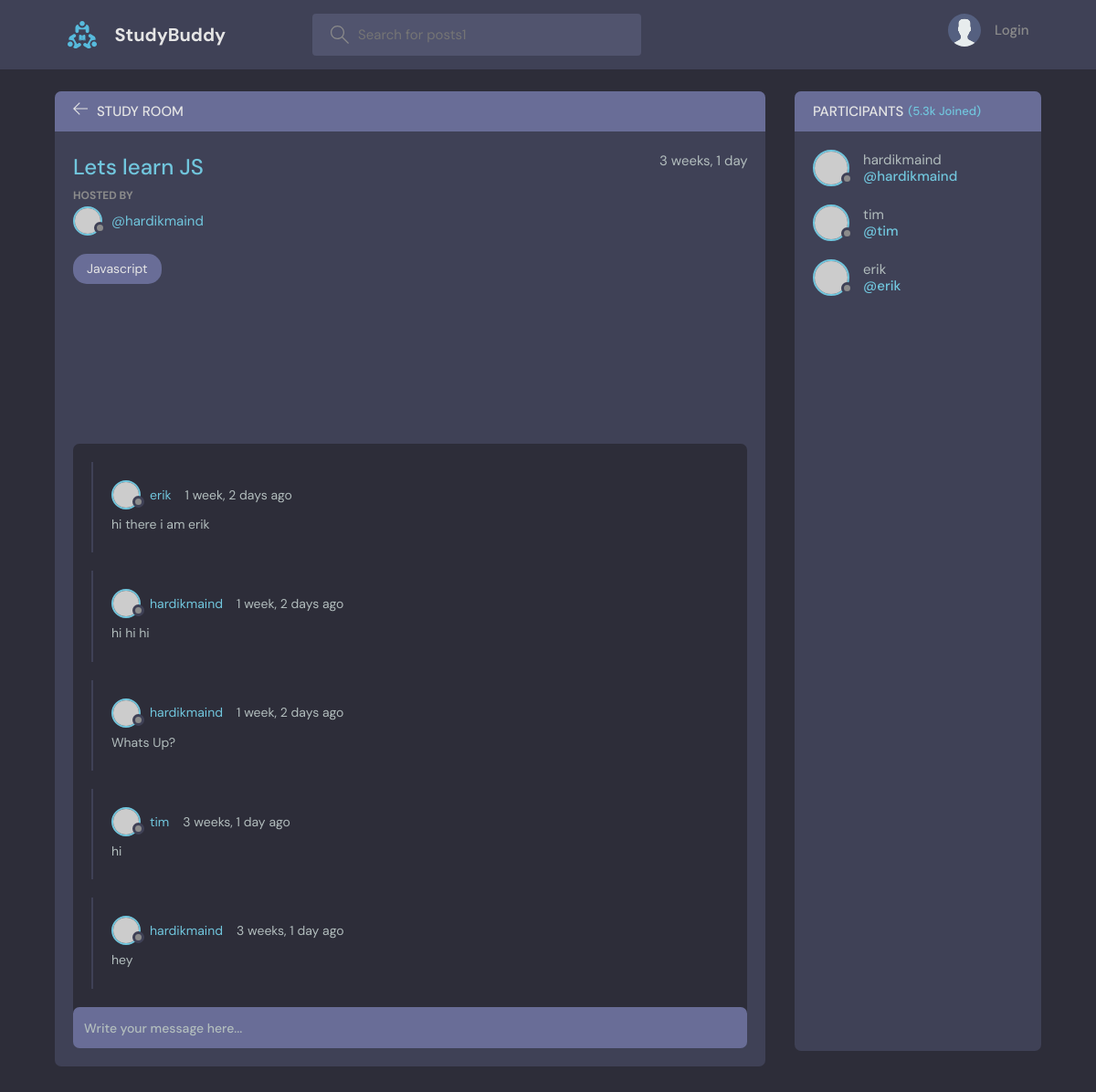
/room/1, run on the app's committed database.
### base/models.py (models this page shows, shortened)
class Room(models.Model):
    host = models.ForeignKey(User, null=True, on_delete=models.SET_NULL)
    name = models.CharField(max_length=200)
    description = models.TextField(null=True, blank=True)
    participants = models.ManyToManyField(User,related_name='participants', blank=True)
    updated = models.DateTimeField(auto_now=True)
    created = models.DateTimeField(auto_now_add=True)
    topic = models.ForeignKey(Topic, null=True, on_delete=models.SET_NULL)
    class Meta:
        ordering = ['-updated', '-created']

class Topic(models.Model):
    name = models.CharField(max_length=200)
    def __str__(self):
        return self.name

class Message(models.Model):
    user = models.ForeignKey(User, on_delete=models.CASCADE)
    room = models.ForeignKey(Room, on_delete=models.CASCADE)
    body = models.TextField()
    updated = models.DateTimeField(auto_now=True)
    created = models.DateTimeField(auto_now_add=True)
    class Meta:
        ordering = ['-updated', '-created']

### base/views.py (the view, shortened to what this page needs)
# urls.py: path('room/<str:pk>', views.room,name="room"),   #when the user goes to the home page, the home function is called
def room(request, pk):
    room = Room.objects.get(id=pk)
    room_message = room.message_set.all()
    participants = room.participants.all()
    context = {'room': room, 'room_messages': room_message,
               'participants': participants}
    return render(request, 'base/room.html', context)

### base/templates/base/room.html (shortened to what this page needs)
{% extends 'main.html' %} {% block content %}
<main class="profile-page layout layout--2">
  <div class="container">
    <div class="room">
      <div class="room__top">
        <div class="room__topLeft">
          <a href="{% url 'home' %}">
            <svg
              version="1.1"
              xmlns="http://www.w3.org/2000/svg"
              width="32"
              height="32"
              viewBox="0 0 32 32"
            >
              <title>arrow-left</title>
              <path
                d="M13.723 2.286l-13.723 13.714 13.719 13.714 1.616-1.611-10.96-10.96h27.625v-2.286h-27.625l10.965-10.965-1.616-1.607z"
              ></path>
            </svg>
          </a>
          <h3>Study Room</h3>
        </div>
      </div>
      <div class="room__box scroll">
        <div class="room__header scroll">
          <div class="room__info">
            <h3>{{room.name}}</h3>
            <span>{{room.created|timesince}}</span>
          </div>
          <div class="room__hosted">
            <p>Hosted By</p>
            <a href="{% url 'user-profile' room.host.id %}" class="room__author">
              <div class="avatar avatar--small">
                <img src="https://randomuser.me/api/portraits/men/37.jpg" />
              </div>
              <span>@{{room.host.username}}</span>
            </a>
          </div>
          <span class="room__topics">{{room.topic}}</span>
        </div>
        <div class="room__conversation">
          <div class="threads scroll">
            {% for message in room_messages %}
            <div class="thread">
              <div class="thread__top">
                <div class="thread__author">
                  <a href="{% url 'user-profile' message.user.id %}" class="thread__authorInfo">
                    <div class="avatar avatar--small">
                      <img
                        src="https://randomuser.me/api/portraits/men/37.jpg"
                      />
                    </div>
                    <span>{{message.user.username}}</span>
                  </a>
                  <span class="thread__date">{{message.created|timesince}} ago</span>
                </div>
              </div>
              <div class="thread__details">
                {{message.body}}
              </div>
            </div>
            {% endfor %}
          </div>
        </div>
      </div>
      <div class="room__message">
        <form action="#" method="POST">{% csrf_token %}
          <input name="body" placeholder="Write your message here..." />
        </form>
      </div>
    </div>
    <div class="participants">
      <h3 class="participants__top">Participants <span>(5.3k Joined)</span></h3>
      <div class="participants__list scroll">
        {% for user in participants %}
        <a href="{% url 'user-profile' user.id %}" class="participant">
          <div class="avatar avatar--medium">
            <img src="https://randomuser.me/api/portraits/men/37.jpg" />
          </div>
          <p>
            {{user.username}}
            <span>@{{user.username}}</span>
          </p>
        </a>
        {% endfor %}
      </div>
    </div>
  </div>
</main>
{% endblock content %}

### data on the page
Room: name "Lets learn JS", created "3 weeks, 1 day", host.username "hardikmaind", topic "Javascript"
Message: user.username "erik", created "1 week, 2 days", body "hi there i am erik"
Message: user.username "hardikmaind", created "1 week, 2 days", body "hi hi hi"
Message: user.username "hardikmaind", created "1 week, 2 days", body "Whats Up?"
Message: user.username "tim", created "3 weeks, 1 day", body "hi"
Message: user.username "hardikmaind", created "3 weeks, 1 day", body "hey"

### other printed values
{{ user.username }} "hardikmaind"
{{ user.username }} "tim"
{{ user.username }} "erik"
